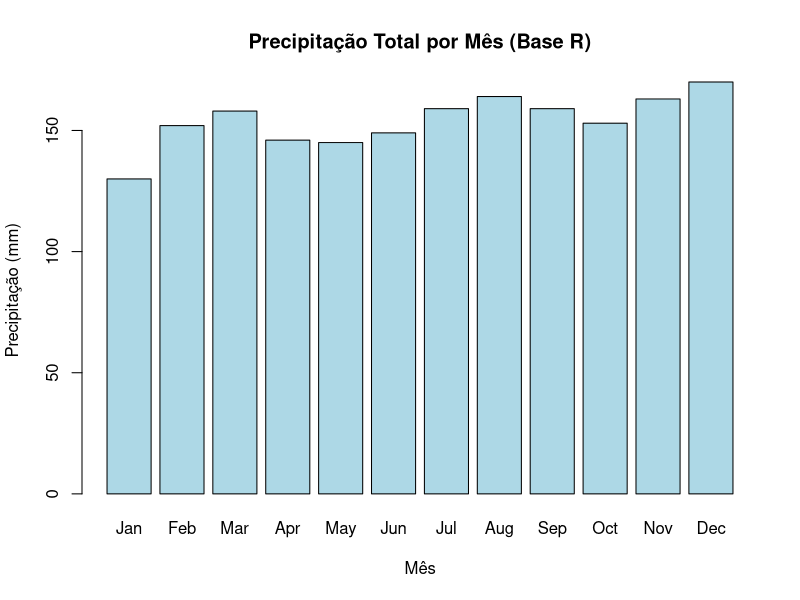
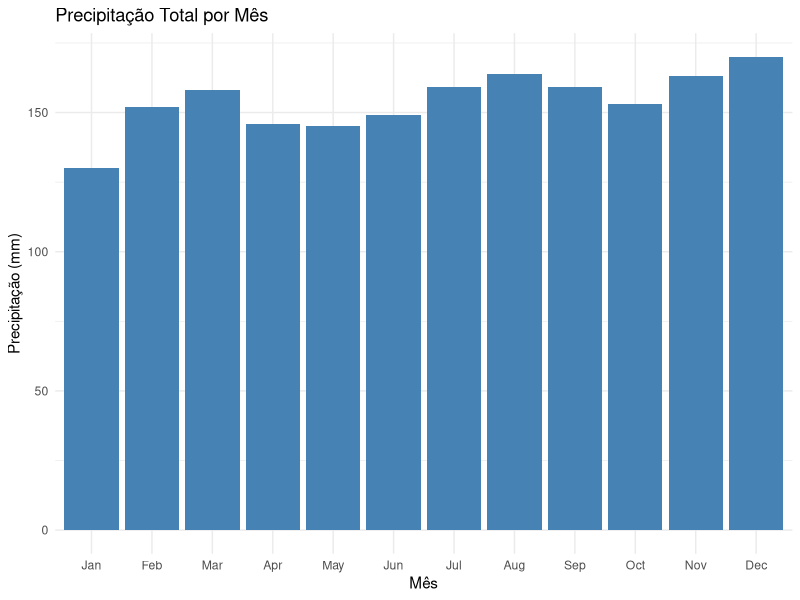

R code for these plots, in order:
## ---- chunk 1
knitr::opts_chunk$set(echo = TRUE)

## ---- chunk 2
#Exemplo com if

x <- 25

if (x > 20) {
  print("Está quente")
}
## ---- chunk 3
#FAÇA VOCÊ MESMO

x <- 18
if(x > 20) {
  print("Está quente")
}



## ---- chunk 4
#Exemplo com if e else

temperatura <- 23

if (temperatura > 28) {
  print("Está quente!")
} else {
  print("Temperatura agradável.")
}

## ---- chunk 5
#FAÇA VOCÊ MESMO



## ---- chunk 6
#Exemplo com 'for'

#Criando vetor
dias <- c("Seg", "Ter", "Qua")

#Aplicando for para imprimir na tela os dias da semana
for (a in dias) {
  print(a)
}

## ---- chunk 7
#FAÇA VOCÊ MESMO

#Crie vetor com todos os dias da semana




## ---- chunk 8
#Exemplo com while

x <- 1

while (x <= 3) {
  print(x)
  x <- x + 1
}
## ---- chunk 9
#Função soma


## ---- chunk 10
#Aplicando função


## ---- chunk 11
#REPRODUZA



## ---- chunk 12
#REPRODUZA



## ---- chunk 13
#Criar Função para converter temperatura 
#formula: C = K - 273.15



## ---- chunk 14
# Reproduza o dataframe do Exemplo 01

library(tidyverse)
library(lubridate)

dados_meteorologicos <- tibble(
  data = seq.Date(from = as.Date("2024-01-01"),
                  to = as.Date("2024-12-31"), by = "day"),
  temperatura_max = rnorm(366, mean = 30, sd = 5),
  temperatura_min = rnorm(366, mean = 20, sd = 5),
  precipitacao = rpois(366, lambda = 5)
)

## ---- chunk 15
# Visualizar os primeiros registros da tabela criada

## ---- chunk 16
# Verificar estrutura
#str
#glimpse
## ---- chunk 17
# Resumo estatístico
#summary()


# install.packages(skimr)
# library(skimr)


## ---- chunk 18

# Selecionar apenas as colunas de data e temperatura máxima
#select()

# dados_temMax <- select(dados_meteorologicos, data, temperatura_max)

dados_meteorologicos %>%
  select(data, temperatura_max)
## ---- chunk 19
# Filtrar dias com precipitação acima de 10 mm
#filter()

dados_meteorologicos %>%
  filter(precipitacao > 10)

# Filtrar dados de janeiro
dados_meteorologicos %>%
  filter(month(data) == 1)

## ---- chunk 20
# Ordenar os dados pela temperatura máxima, da maior para a menor
#arrange()
dados_meteorologicos %>%
  arrange(desc(temperatura_max))

# Ordenar pelas datas mais recentes
dados_meteorologicos %>%
  arrange(desc(data))

## ---- chunk 21
# Criar uma nova coluna com a média diária de temperatura
#mutate()
dados_meteorologicos %>%
  mutate(temp_media = (temperatura_max + temperatura_min) / 2)

# Adicionar o mês como nova coluna
dados_meteorologicos %>%
  mutate(mes = month(data, label = TRUE))

# Adicionar o ano como nova coluna

## ---- chunk 22
# Precipitação total por mês
#group_by() e #summarise()

dados_meteorologicos %>%
  mutate(mes = month(data, label = TRUE)) %>%
  group_by(mes) %>%
  summarise(precipitacao_total = sum(precipitacao))

# Temperatura máxima média por trimestre
dados_meteorologicos %>%
  mutate(trimestre = quarter(data)) %>%
  group_by(trimestre) %>%
  summarise(temp_max_media = mean(temperatura_max))
## ---- chunk 23

# Calcular temperatura média diária e total de chuva por mês, ordenando por maior chuva
dados_meteorologicos %>%
  mutate(temp_media = (temperatura_max + temperatura_min) / 2,
         mes = month(data, label = TRUE)) %>%
  group_by(mes) %>%
  summarise(
    media_temp = mean(temp_media),
    chuva_total = sum(precipitacao)
  ) %>%
  arrange(desc(chuva_total))
## ---- chunk 24
# Usando a função as_date():
data <- lubridate::as_date('2024-12-20')
class(data)
## ---- chunk 25

ymd('2024-12-20')
dmy('20-12-2024')
dmy('20122024')
## ---- chunk 26

ymd_hms(20241220093010)

## ---- chunk 27
# Exemplos:
year(data)
month(data)
day(data)
## ---- chunk 28
# Primeiro, vamos definir a data inicial e final.
data_inicial <- ymd('2024-01-01')
data_final <- today()   # A função today() do pacote 'lubridate' 
                        #retorna a data atual no formato Date.
## ---- chunk 29
# Criando uma sequência de datas diária.
seq_diaria <- seq(data_inicial, data_final, by = 'day')
# print(seq_diaria)
## ---- chunk 30
# Criar a sequência de datas mensal.
seq_mensal <- seq(data_inicial, data_final, by = 'month')
print(seq_mensal)
## ---- chunk 31
# Dados agrupados por mês
precip_mensal <- dados_meteorologicos %>%
  mutate(mes = month(data, label = TRUE)) %>%
  group_by(mes) %>%
  summarise(precipitacao_total = sum(precipitacao))

## ---- chunk 32
#FAÇA VOCÊ MESMO


## ---- chunk 33
# Gráfico de barras

#r base
str(precip_mensal)
meses <- as.character(precip_mensal$mes)
valores <- precip_mensal$precipitacao_total

barplot(height = precip_mensal$precipitacao_total,
        names.arg = precip_mensal$mes,
        col = "lightblue",
        main = "Precipitação Total por Mês (Base R)",
        xlab = "Mês",
        ylab = "Precipitação (mm)")

#com ggplot2
ggplot(precip_mensal, aes(x = mes, y = precipitacao_total)) +
  geom_col(fill = "steelblue") +
  labs(title = "Precipitação Total por Mês",
       x = "Mês", y = "Precipitação (mm)") +
  theme_minimal()
